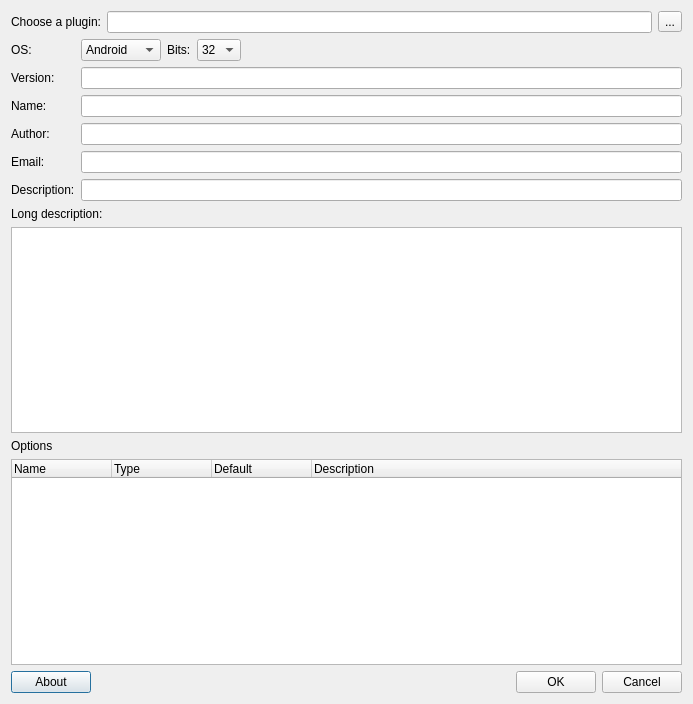
<?xml version="1.0" encoding="UTF-8"?>
<ui version="4.0">
 <class>Dialog</class>
 <widget class="QDialog" name="Dialog">
  <property name="geometry">
   <rect>
    <x>0</x>
    <y>0</y>
    <width>693</width>
    <height>704</height>
   </rect>
  </property>
  <property name="sizePolicy">
   <sizepolicy hsizetype="Fixed" vsizetype="Fixed">
    <horstretch>0</horstretch>
    <verstretch>0</verstretch>
   </sizepolicy>
  </property>
  <property name="windowTitle">
   <string>Plugin Generator</string>
  </property>
  <property name="sizeGripEnabled">
   <bool>false</bool>
  </property>
  <layout class="QVBoxLayout" name="verticalLayout_2">
   <item>
    <layout class="QHBoxLayout" name="horizontalLayout">
     <item>
      <widget class="QLabel" name="label">
       <property name="text">
        <string>Choose a plugin:</string>
       </property>
      </widget>
     </item>
     <item>
      <widget class="QLineEdit" name="txtPlugin"/>
     </item>
     <item>
      <widget class="QToolButton" name="btnChoose">
       <property name="text">
        <string>...</string>
       </property>
      </widget>
     </item>
    </layout>
   </item>
   <item>
    <layout class="QFormLayout" name="formLayout">
     <item row="2" column="0">
      <widget class="QLabel" name="label_3">
       <property name="text">
        <string>Version:</string>
       </property>
      </widget>
     </item>
     <item row="2" column="1">
      <widget class="QLineEdit" name="txtVersion"/>
     </item>
     <item row="4" column="0">
      <widget class="QLabel" name="label_2">
       <property name="text">
        <string>Name:</string>
       </property>
      </widget>
     </item>
     <item row="4" column="1">
      <widget class="QLineEdit" name="txtName"/>
     </item>
     <item row="5" column="0">
      <widget class="QLabel" name="label_4">
       <property name="text">
        <string>Author:</string>
       </property>
      </widget>
     </item>
     <item row="5" column="1">
      <widget class="QLineEdit" name="txtAuthor"/>
     </item>
     <item row="6" column="0">
      <widget class="QLabel" name="label_5">
       <property name="text">
        <string>Email:</string>
       </property>
      </widget>
     </item>
     <item row="6" column="1">
      <widget class="QLineEdit" name="txtEmail">
       <property name="text">
        <string/>
       </property>
      </widget>
     </item>
     <item row="7" column="0">
      <widget class="QLabel" name="label_6">
       <property name="text">
        <string>Description:</string>
       </property>
      </widget>
     </item>
     <item row="7" column="1">
      <widget class="QLineEdit" name="txtDescription">
       <property name="text">
        <string/>
       </property>
      </widget>
     </item>
     <item row="0" column="1">
      <layout class="QHBoxLayout" name="horizontalLayout_2">
       <item>
        <widget class="QComboBox" name="cmbOS">
         <property name="insertPolicy">
          <enum>QComboBox::InsertAlphabetically</enum>
         </property>
         <item>
          <property name="text">
           <string>Android</string>
          </property>
         </item>
         <item>
          <property name="text">
           <string>iPhone</string>
          </property>
         </item>
         <item>
          <property name="text">
           <string>Linux</string>
          </property>
         </item>
         <item>
          <property name="text">
           <string>Mac</string>
          </property>
         </item>
         <item>
          <property name="text">
           <string>Windows</string>
          </property>
         </item>
        </widget>
       </item>
       <item>
        <widget class="QLabel" name="label_9">
         <property name="text">
          <string>Bits:</string>
         </property>
        </widget>
       </item>
       <item>
        <widget class="QComboBox" name="cmbBits">
         <item>
          <property name="text">
           <string>32</string>
          </property>
         </item>
         <item>
          <property name="text">
           <string>64</string>
          </property>
         </item>
        </widget>
       </item>
       <item>
        <spacer name="horizontalSpacer_2">
         <property name="orientation">
          <enum>Qt::Horizontal</enum>
         </property>
         <property name="sizeHint" stdset="0">
          <size>
           <width>40</width>
           <height>20</height>
          </size>
         </property>
        </spacer>
       </item>
      </layout>
     </item>
     <item row="0" column="0">
      <widget class="QLabel" name="label_8">
       <property name="text">
        <string>OS:</string>
       </property>
      </widget>
     </item>
    </layout>
   </item>
   <item>
    <layout class="QVBoxLayout" name="verticalLayout">
     <item>
      <widget class="QLabel" name="label_7">
       <property name="text">
        <string>Long description:</string>
       </property>
      </widget>
     </item>
     <item>
      <widget class="QPlainTextEdit" name="txtLongDescription"/>
     </item>
     <item>
      <widget class="QLabel" name="label_10">
       <property name="text">
        <string>Options</string>
       </property>
      </widget>
     </item>
     <item>
      <widget class="QTreeWidget" name="treeWidget">
       <property name="alternatingRowColors">
        <bool>false</bool>
       </property>
       <property name="allColumnsShowFocus">
        <bool>false</bool>
       </property>
       <column>
        <property name="text">
         <string>Name</string>
        </property>
       </column>
       <column>
        <property name="text">
         <string>Type</string>
        </property>
       </column>
       <column>
        <property name="text">
         <string>Default</string>
        </property>
       </column>
       <column>
        <property name="text">
         <string>Description</string>
        </property>
       </column>
      </widget>
     </item>
    </layout>
   </item>
   <item>
    <layout class="QHBoxLayout" name="horizontalLayout_3">
     <item>
      <widget class="QPushButton" name="pushButton">
       <property name="text">
        <string>About</string>
       </property>
      </widget>
     </item>
     <item>
      <spacer name="horizontalSpacer">
       <property name="orientation">
        <enum>Qt::Horizontal</enum>
       </property>
       <property name="sizeHint" stdset="0">
        <size>
         <width>40</width>
         <height>20</height>
        </size>
       </property>
      </spacer>
     </item>
     <item>
      <widget class="QPushButton" name="btnOk">
       <property name="text">
        <string>OK</string>
       </property>
      </widget>
     </item>
     <item>
      <widget class="QPushButton" name="btnCancel">
       <property name="text">
        <string>Cancel</string>
       </property>
      </widget>
     </item>
    </layout>
   </item>
  </layout>
 </widget>
 <layoutdefault spacing="6" margin="11"/>
 <resources/>
 <connections>
  <connection>
   <sender>btnCancel</sender>
   <signal>clicked()</signal>
   <receiver>Dialog</receiver>
   <slot>reject()</slot>
   <hints>
    <hint type="sourcelabel">
     <x>502</x>
     <y>388</y>
    </hint>
    <hint type="destinationlabel">
     <x>339</x>
     <y>382</y>
    </hint>
   </hints>
  </connection>
 </connections>
</ui>
